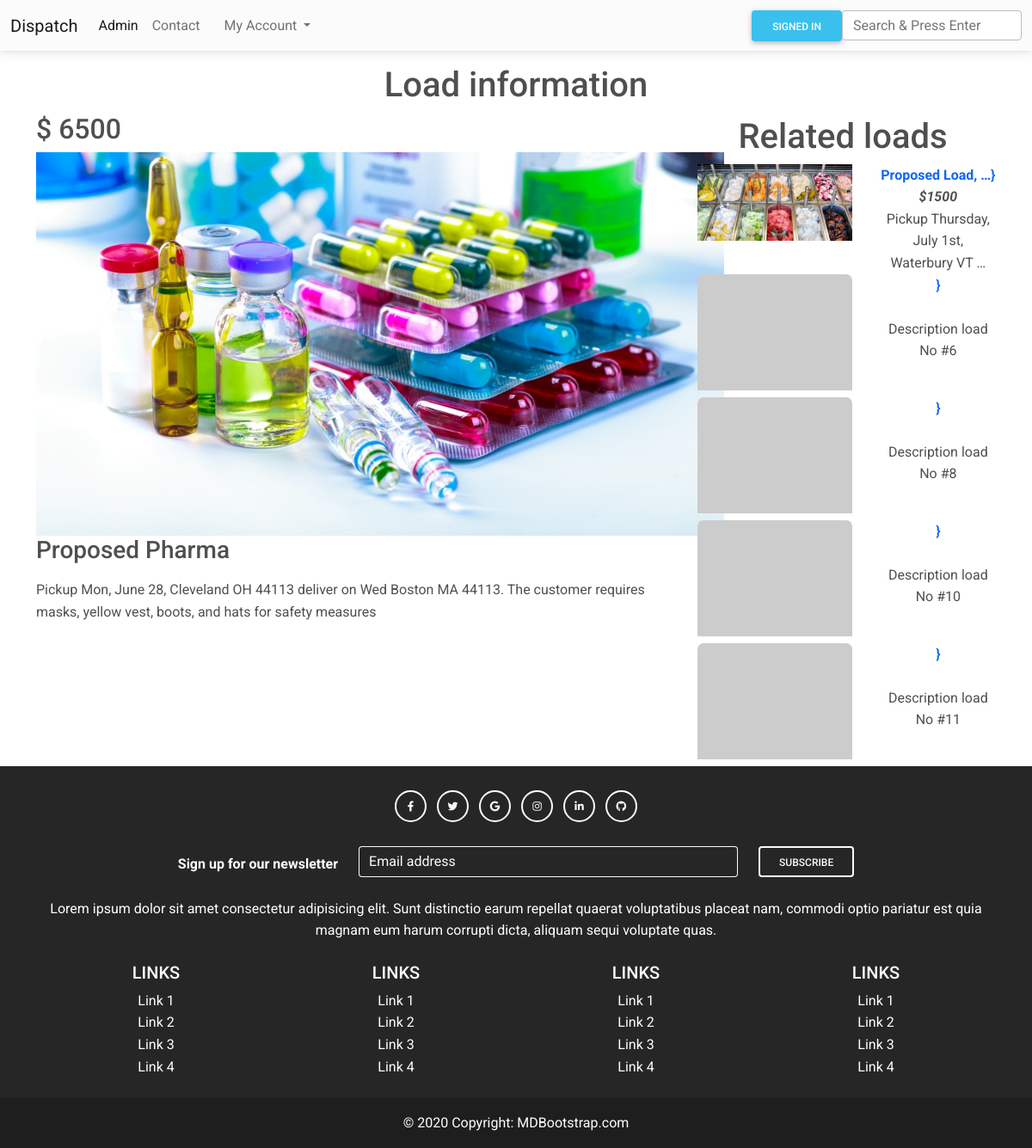
The app's page /load/2, older data.
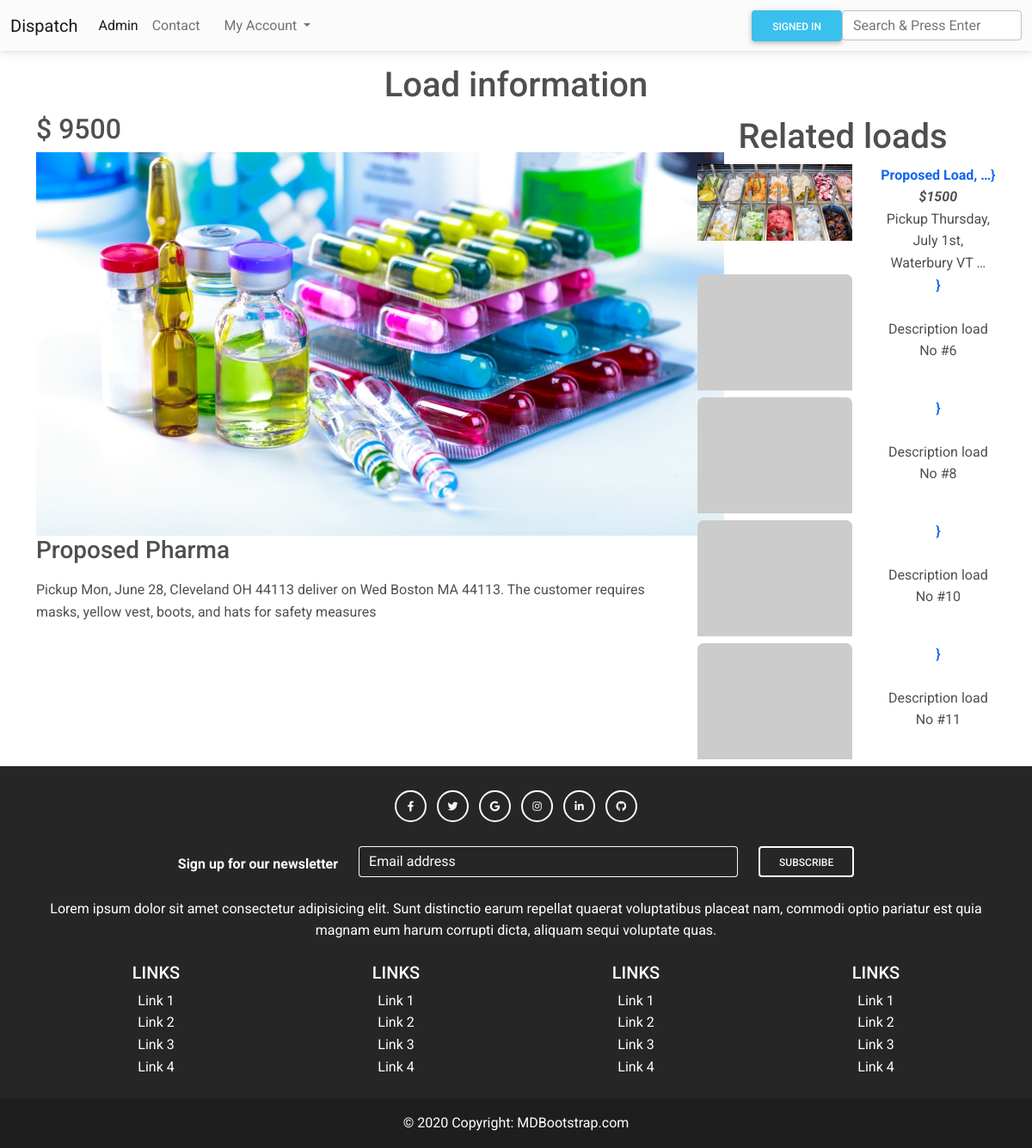
The same page, newer data.
### blog/models.py (models this page shows, shortened)
class Load(models.Model):
    user = models.ForeignKey(User, on_delete=models.CASCADE, null=True)
    price = models.CharField(max_length=20)
    title = models.CharField(max_length=50)
    category = models.ForeignKey(Category, on_delete=models.CASCADE)
    desc = models.TextField()
    image = models.ImageField(null=True, blank=True)
    created_at = models.DateTimeField(auto_now_add=True)
    update_at = models.DateTimeField(auto_now = True)

### blog/views.py (the view)
# urls.py: path('load/<int:id_load>', detail, name="detail" ),
def detail(request, id_load):
    load=Load.objects.get(id=id_load)
    category = load.category
    loads_in_relation = Load.objects.filter(category =  category)[:6]
    return render(request, 'detail.html', {"load": load, "lir": loads_in_relation})

### blog/templates/detail.html
{% extends 'base.html' %}
{% load static  %}
{% block content %}
<h1 class="text-center mt-3">Load information</h1>
<div class="container">
    <div class="row">
        <div class="col-md-8">
            <h2>{{load.price}} </h2>
            <img src="{{load.image.url}}" alt="load-logo" style="max-width: 800px;">
            <h3>{{load.title}}</h3>
            <p class="mb-5 mt-3">{{load.desc}}</p>
        </div>
        <div class="col-md-4 text-center mt-1">
            <h1>Related loads</h1>
            <div class="row">
                {% for lds in lir %}
                {% if lds.id != load.id %}
                <div class="col-md-7 mb-2">
                    {% if lds.image != "http://default" %}
                    <a href="{% url 'detail' lds.id %}"><img src="{{lds.image.url}}" alt="Card image cap" style="max-width: 180px;" /></a>
                    {% else %}
                    <img class="card-img-top" src="https://via.placeholder.com/400x300" alt="Card image cap"
                        style="max-width: 180px;" />
                    {% endif %}
                </div>
                <div class="col-5">
                    <a href="{% url 'detail' lds.id %}"><strong> {{lds.title |truncatewords:2}}} </strong> <br></a>
                    <strong><em>{{lds.price}}</em> <br></strong>
                    {{lds.desc |truncatewords:6}}
                </div>
                {% endif %}
                {% endfor %}
            </div>
        </div>
    </div>
</div>
{% endblock %}

### blog/templates/base.html (shortened to what this page needs)
<!DOCTYPE html>
{% load static %}
<html lang="en">
<head>
    <link rel="stylesheet" href="https://use.fontawesome.com/releases/v5.15.2/css/all.css" />
    <link rel="stylesheet" href="{% static 'css/mdb.min.css' %}" />
</head>
</head>
<body>
    {% include '_nav.html' %}
    {% block content %}{% endblock %}
    {% include '_footer.html' %}
</body>
</html>

### blog/templates/_nav.html (shortened to what this page needs)
<nav class="navbar navbar-expand-lg navbar-light bg-light">
    <div class="container-fluid">
        <a class="navbar-brand" href="/">Dispatch</a>
        <div class="collapse navbar-collapse" id="navbarTogglerDemo02">
            <ul class="navbar-nav me-auto mb-2 mb-lg-0">
                <li class="nav-item">
                    <a class="nav-link active" aria-current="page" href="#">Admin</a>
                </li>
                <li class="nav-item">
                    <a class="nav-link" href="#">Contact</a>
                </li>
                <div class="container-fluid">
                    <ul class="navbar-nav">
                        <li class="nav-item dropdown">
                            <a class="nav-link dropdown-toggle" href="#" id="navbarDropdownMenuLink" role="button"
                                data-mdb-toggle="dropdown" aria-expanded="false">
                                My Account
                            </a>
                        </li>
                    </ul>
                </div>
            </ul>
            {%    if user.is_authenticated %}
            <a href="{% url 'logout' %}" class="btn btn-info mr-4">Log out</a>
            {%   else  %}
            <a href="{% url 'login-blog' %}" class="btn btn-info mr-4">Signed in</a>
            {%  endif  %}
            <form class="form-inline ml-3" action="{% url 'search' %}">
                <input type="text" class="form-control" placeholder="Search & Press Enter" aria-label="Search"
                    name="load" />
            </form>
        </div>
    </div>
</nav>

### blog/templates/_footer.html
<footer class="bg-dark text-center text-white">
        <div class="container p-4">
                <section class="mb-4">
                        <a class="btn btn-outline-light btn-floating m-1" href="#!" role="button"><i
                                        class="fab fa-facebook-f"></i></a>
                        <a class="btn btn-outline-light btn-floating m-1" href="#!" role="button"><i
                                        class="fab fa-twitter"></i></a>
                        <a class="btn btn-outline-light btn-floating m-1" href="#!" role="button"><i
                                        class="fab fa-google"></i></a>
                        <a class="btn btn-outline-light btn-floating m-1" href="#!" role="button"><i
                                        class="fab fa-instagram"></i></a>
                        <a class="btn btn-outline-light btn-floating m-1" href="#!" role="button"><i
                                        class="fab fa-linkedin-in"></i></a>
                        <a class="btn btn-outline-light btn-floating m-1" href="#!" role="button"><i
                                        class="fab fa-github"></i></a>
                </section>
                <section class="">
                        <form action="">
                                <div class="row d-flex justify-content-center">
                                        <div class="col-auto">
                                                <p class="pt-2">
                                                        <strong>Sign up for our newsletter</strong>
                                                </p>
                                        </div>
                                        <div class="col-md-5 col-12">
                                                <div class="form-outline form-white mb-4">
                                                        <input type="email" id="form5Example2" class="form-control" />
                                                        <label class="form-label" for="form5Example2">Email
                                                                address</label>
                                                </div>
                                        </div>
                                        <div class="col-auto">
                                                <button type="submit" class="btn btn-outline-light mb-4">
                                                        Subscribe
                                                </button>
                                        </div>
                                </div>
                        </form>
                </section>
                <section class="mb-4">
                        <p>
                                Lorem ipsum dolor sit amet consectetur adipisicing elit. Sunt distinctio earum
                                repellat quaerat voluptatibus placeat nam, commodi optio pariatur est quia magnam
                                eum harum corrupti dicta, aliquam sequi voluptate quas.
                        </p>
                </section>
                <section class="">
                        <div class="row">
                                <div class="col-lg-3 col-md-6 mb-4 mb-md-0">
                                        <h5 class="text-uppercase">Links</h5>
                                        <ul class="list-unstyled mb-0">
                                                <li>
                                                        <a href="#!" class="text-white">Link 1</a>
                                                </li>
                                                <li>
                                                        <a href="#!" class="text-white">Link 2</a>
                                                </li>
                                                <li>
                                                        <a href="#!" class="text-white">Link 3</a>
                                                </li>
                                                <li>
                                                        <a href="#!" class="text-white">Link 4</a>
                                                </li>
                                        </ul>
                                </div>
                                <div class="col-lg-3 col-md-6 mb-4 mb-md-0">
                                        <h5 class="text-uppercase">Links</h5>
                                        <ul class="list-unstyled mb-0">
                                                <li>
                                                        <a href="#!" class="text-white">Link 1</a>
                                                </li>
                                                <li>
                                                        <a href="#!" class="text-white">Link 2</a>
                                                </li>
                                                <li>
                                                        <a href="#!" class="text-white">Link 3</a>
                                                </li>
                                                <li>
                                                        <a href="#!" class="text-white">Link 4</a>
                                                </li>
                                        </ul>
                                </div>
                                <div class="col-lg-3 col-md-6 mb-4 mb-md-0">
                                        <h5 class="text-uppercase">Links</h5>
                                        <ul class="list-unstyled mb-0">
                                                <li>
                                                        <a href="#!" class="text-white">Link 1</a>
                                                </li>
                                                <li>
                                                        <a href="#!" class="text-white">Link 2</a>
                                                </li>
                                                <li>
                                                        <a href="#!" class="text-white">Link 3</a>
                                                </li>
                                                <li>
                                                        <a href="#!" class="text-white">Link 4</a>
                                                </li>
                                        </ul>
                                </div>
                                <div class="col-lg-3 col-md-6 mb-4 mb-md-0">
                                        <h5 class="text-uppercase">Links</h5>
                                        <ul class="list-unstyled mb-0">
                                                <li>
                                                        <a href="#!" class="text-white">Link 1</a>
                                                </li>
                                                <li>
                                                        <a href="#!" class="text-white">Link 2</a>
                                                </li>
                                                <li>
                                                        <a href="#!" class="text-white">Link 3</a>
                                                </li>
                                                <li>
                                                        <a href="#!" class="text-white">Link 4</a>
                                                </li>
                                        </ul>
                                </div>
                        </div>
                </section>
        </div>
        <div class="text-center p-3" style="background-color: rgba(0, 0, 0, 0.2);">
                © 2020 Copyright:
                <a class="text-white" href="https://mdbootstrap.com/">MDBootstrap.com</a>
        </div>
</footer>

Row changes from the older to the newer data that the page shows:
changed Load "Proposed Pharma": price "$ 6500" → "$ 9500"
